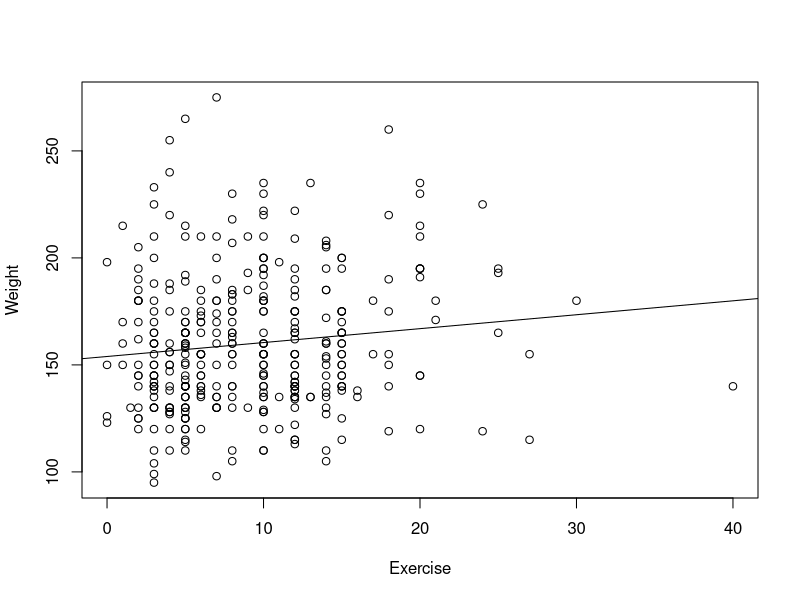
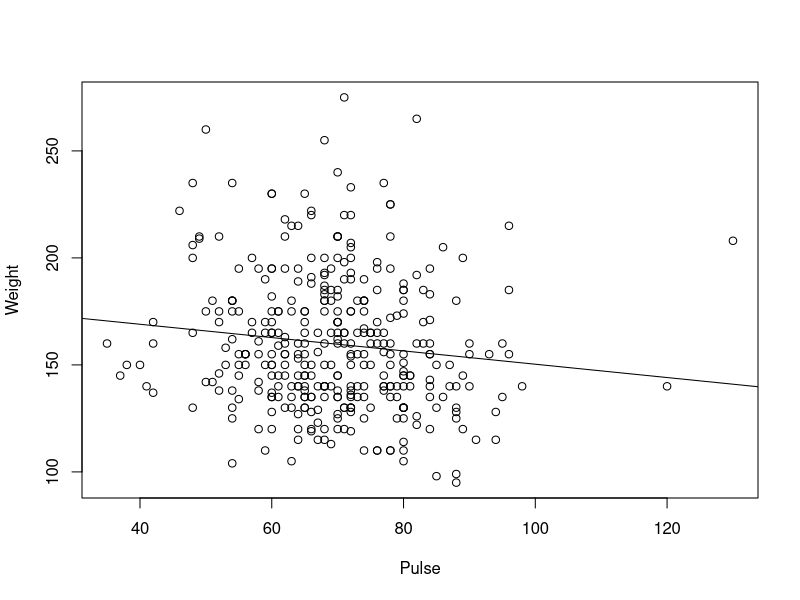
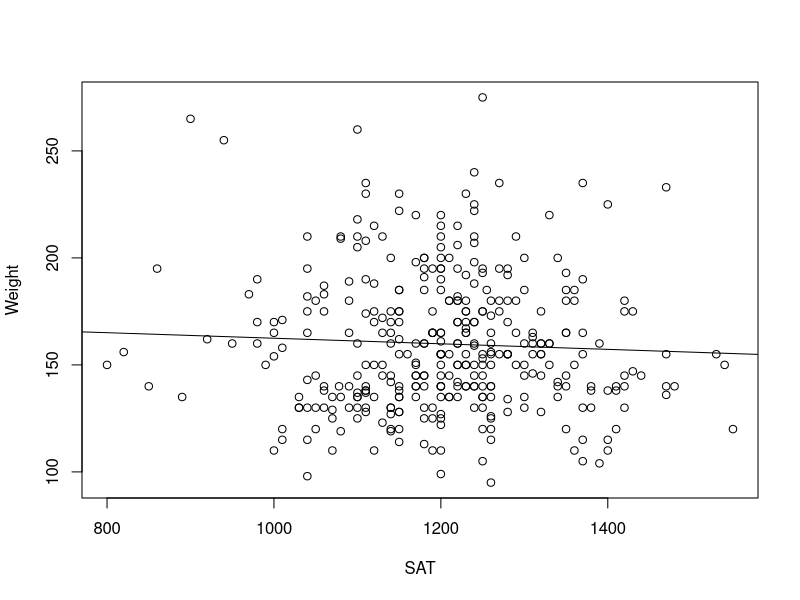
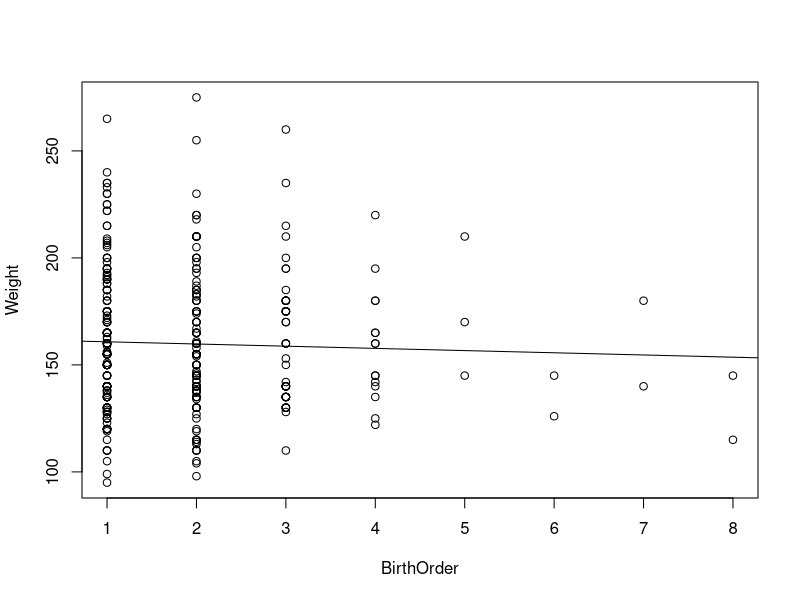
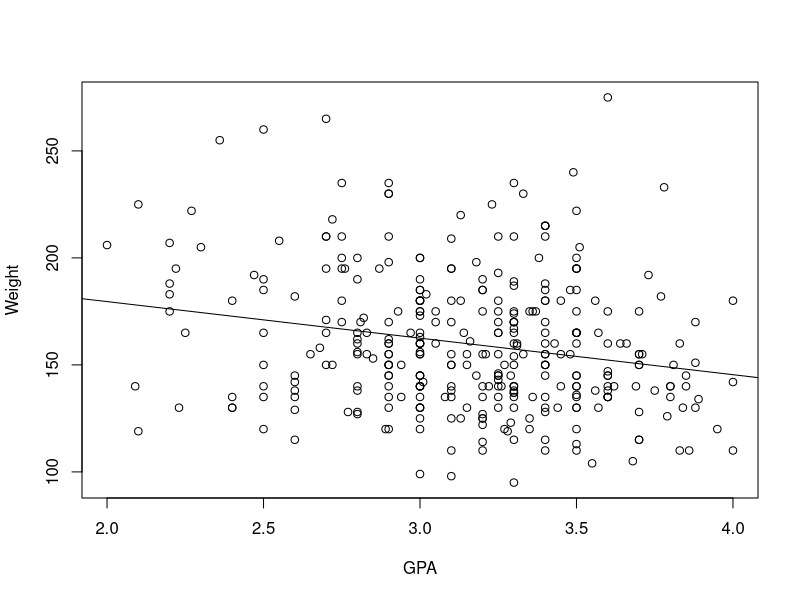

Here is the R script that generated these plots, in order:
#Linear Regression and Correlation looking at data from Student Survey Data downloaded from StatKey
#Relationships between Weight and SAT, Pulse, BirthOrder, GPA and Exercise
#Individual linear regression plots and summary data for each is below

#Clear Environment
rm(list=ls())

#Import data
data.survey <- read.table("ssurvey.csv",sep=",",header=T)


#Pulling just the data needed
surveydata <- data.survey[,c(1,9,6,11,14,15,16)]
print(surveydata)

#Weight and Exercise
lm_ex <- lm(Weight ~ Exercise, data = surveydata)
plot(Weight ~ Exercise, data = surveydata)
abline(lm_ex)
summary(lm_ex)

#Weight and Pulse
lm_pulse <- lm(Weight ~ Pulse, data = surveydata)
plot(Weight ~ Pulse, data = surveydata)
abline(lm_pulse)
summary(lm_pulse)

#Weight and SAT
lm_sat <- lm(Weight ~ SAT, data = surveydata)
plot(Weight ~ SAT, data = surveydata)
abline(lm_sat)
summary(lm_sat)

#Weight and BirthOrder
lm_birth <- lm(Weight ~ BirthOrder, data = surveydata)
plot(Weight ~ BirthOrder, data = surveydata)
abline(lm_birth)
summary(lm_birth)

#Weight and GPA
## Note that p-value is close to one and R-squared is the largest of all data
## This does not imply causation though
lm_gpa <- lm(Weight ~ GPA, data = surveydata)
plot(Weight ~ GPA, data = surveydata)
abline(lm_gpa)
summary(lm_gpa)

#Multiple Regression
lm_all <- lm(Weight ~ Exercise+SAT+Pulse+BirthOrder+GPA, data = surveydata)
lm_all
summary(lm_all)
